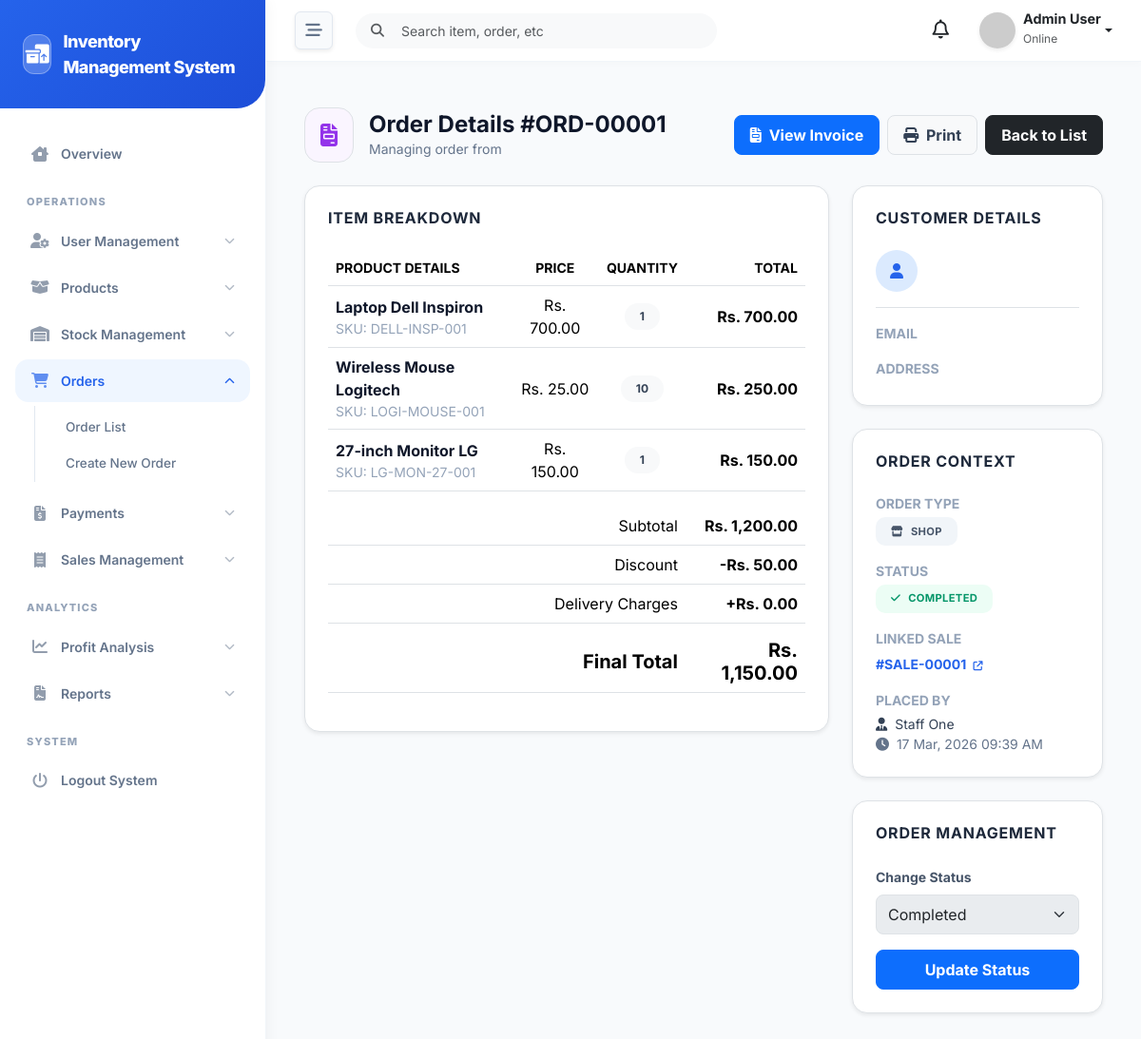
The page /admin/orders/view.php?id=1 (signed in) on the database its author committed.
### tables this page shows
CREATE TABLE `orders` (
  `id` int(11) NOT NULL,
  `customer_id` int(11) DEFAULT NULL,
  `created_by` int(11) DEFAULT NULL,
  `order_type` enum('shop','online') DEFAULT 'shop',
  `total_amount` decimal(10,2) DEFAULT NULL,
  `discount` decimal(10,2) DEFAULT 0.00,
  `delivery_charges` decimal(10,2) DEFAULT 0.00,
  `final_amount` decimal(10,2) DEFAULT NULL,
  `status` enum('pending','completed','cancelled') DEFAULT 'pending',
  `created_at` timestamp NOT NULL DEFAULT current_timestamp(),
  `updated_at` timestamp NOT NULL DEFAULT current_timestamp() ON UPDATE current_timestamp()
);

CREATE TABLE `order_items` (
  `id` int(11) NOT NULL,
  `order_id` int(11) NOT NULL,
  `product_id` int(11) NOT NULL,
  `quantity` int(11) NOT NULL,
  `price` decimal(10,2) NOT NULL,
  `total` decimal(10,2) DEFAULT NULL,
  `created_at` timestamp NOT NULL DEFAULT current_timestamp()
);

CREATE TABLE `products` (
  `id` int(11) NOT NULL,
  `name` varchar(150) NOT NULL,
  `sku` varchar(100) DEFAULT NULL,
  `cost_price` decimal(10,2) NOT NULL,
  `selling_price` decimal(10,2) NOT NULL,
  `status` enum('active','inactive') DEFAULT 'active',
  `created_at` timestamp NOT NULL DEFAULT current_timestamp(),
  `updated_at` timestamp NOT NULL DEFAULT current_timestamp() ON UPDATE current_timestamp()
);

CREATE TABLE `sales` (
  `id` int(11) NOT NULL,
  `order_id` int(11) DEFAULT NULL,
  `customer_id` int(11) DEFAULT NULL,
  `total_amount` decimal(10,2) DEFAULT NULL,
  `discount` decimal(10,2) DEFAULT 0.00,
  `final_amount` decimal(10,2) DEFAULT NULL,
  `status` enum('pending','completed','cancelled') NOT NULL DEFAULT 'pending',
  `created_by` int(11) DEFAULT NULL,
  `created_at` timestamp NOT NULL DEFAULT current_timestamp(),
  `updated_at` timestamp NOT NULL DEFAULT current_timestamp() ON UPDATE current_timestamp()
);

CREATE TABLE `users` (
  `id` int(11) NOT NULL,
  `role_id` int(11) NOT NULL,
  `name` varchar(100) NOT NULL,
  `email` varchar(100) DEFAULT NULL,
  `phone` varchar(20) DEFAULT NULL,
  `password` varchar(255) NOT NULL,
  `status` enum('active','inactive') DEFAULT 'active',
  `created_at` timestamp NOT NULL DEFAULT current_timestamp(),
  `updated_at` timestamp NOT NULL DEFAULT current_timestamp() ON UPDATE current_timestamp()
);

### core/functions.php (called while the page is built, shortened)
<?php
function format_price($amount) {
    return "Rs. " . number_format($amount, 2);
}

### admin/orders/view.php (the view, shortened to what this page needs)
<?php
require_once __DIR__ . '/../../config/db.php';
require_once __DIR__ . '/../../core/functions.php';
$order_id = isset($_GET['id']) ? (int)$_GET['id'] : 0;
try {
    $order_stmt = $pdo->prepare("SELECT o.*, c.name as customer_name, c.email as customer_email, c.phone as customer_phone, c.address as customer_address, u.name as staff_name
                                FROM orders o
                                LEFT JOIN customers c ON o.customer_id = c.id
                                LEFT JOIN users u ON o.created_by = u.id
                                WHERE o.id = ?");
    $order_stmt->execute([$order_id]);
    $order = $order_stmt->fetch();
    $items_stmt = $pdo->prepare("SELECT oi.*, p.name as product_name, p.sku as product_sku
                                FROM order_items oi
                                JOIN products p ON oi.product_id = p.id
                                WHERE oi.order_id = ?");
    $items_stmt->execute([$order_id]);
    $items = $items_stmt->fetchAll();
} catch (PDOException $e) {
    die("Error fetching order details: " . $e->getMessage());
}
$page_title = "Order Details #ORD-" . str_pad($order['id'], 5, '0', STR_PAD_LEFT);
$page_icon = "fa-file-invoice";
include '../../includes/header.php';
include '../../includes/sidebar.php';
include '../../includes/navbar.php';
?>
<div class="px-3 py-4">
    <div class="d-flex align-items-center justify-content-between mb-4">
        <div class="d-flex align-items-center gap-3">
            <div class="p-3 bg-purple-50 text-purple-600 rounded-4 border border-purple-100">
                <i class="fa-solid <?= $page_icon ?> fa-xl"></i>
            </div>
            <div>
                <h1 class="h4 fw-bold text-slate-900 mb-0"><?= $page_title ?></h1>
                <p class="text-slate-500 small mb-0">Managing order from <?= htmlspecialchars($order['customer_name']) ?></p>
            </div>
        </div>
        <div class="d-flex gap-2">
            <a href="invoice/index.php?order_id=<?= $order['id'] ?>" class="btn btn-primary rounded-3 px-3 py-2 fw-bold" target="_blank">
                <i class="fa-solid fa-file-invoice me-1"></i> View Invoice
            </a>
            <button class="btn btn-light rounded-3 px-3 py-2 border fw-bold text-slate-700" onclick="window.print()">
                <i class="fa-solid fa-print me-1"></i> Print
            </button>
            <a href="index.php" class="btn btn-dark rounded-3 px-3 py-2 fw-bold">Back to List</a>
        </div>
    </div>
    <div class="row g-4">
        <div class="col-lg-8">
            <div class="bg-white p-4 rounded-4 border border-slate-100 shadow-sm mb-4">
                <h5 class="fw-bold text-slate-800 mb-4 h6 text-uppercase tracking-wider">Item Breakdown</h5>
                <div class="table-responsive">
                    <table class="table align-middle">
                        <thead>
                            <tr class="bg-slate-50 text-slate-500 small uppercase fw-bold">
                                <th>Product Details</th>
                                <th class="text-center">Price</th>
                                <th class="text-center">Quantity</th>
                                <th class="text-end">Total</th>
                            </tr>
                        </thead>
                        <tbody>
                            <?php foreach ($items as $item): ?>
                                <tr>
                                    <td>
                                        <div class="fw-bold text-slate-900"><?= htmlspecialchars($item['product_name']) ?></div>
                                        <div class="small text-slate-400">SKU: <?= htmlspecialchars($item['product_sku']) ?></div>
                                    </td>
                                    <td class="text-center"><?= format_price($item['price']) ?></td>
                                    <td class="text-center">
                                        <span class="badge bg-light text-slate-700 rounded-pill px-3 py-2"><?= $item['quantity'] ?></span>
                                    </td>
                                    <td class="text-end fw-bold"><?= format_price($item['total']) ?></td>
                                </tr>
                            <?php endforeach; ?>
                        </tbody>
                        <tfoot class="border-top-2">
                            <tr>
                                <td colspan="3" class="text-end text-slate-500 pt-4">Subtotal</td>
                                <td class="text-end pt-4 fw-bold text-slate-800"><?= format_price($order['total_amount']) ?></td>
                            </tr>
                            <tr>
                                <td colspan="3" class="text-end text-rose-500">Discount</td>
                                <td class="text-end text-rose-500 fw-bold">-<?= format_price($order['discount']) ?></td>
                            </tr>
                            <tr>
                                <td colspan="3" class="text-end text-indigo-600">Delivery Charges</td>
                                <td class="text-end text-indigo-600 fw-bold">+<?= format_price($order['delivery_charges']) ?></td>
                            </tr>
                            <tr class="border-top">
                                <td colspan="3" class="text-end h5 fw-bold text-slate-900 pt-3">Final Total</td>
                                <td class="text-end h5 fw-bold text-blue-600 pt-3"><?= format_price($order['final_amount']) ?></td>
                            </tr>
                        </tfoot>
                    </table>
                </div>
            </div>
        </div>
        <div class="col-lg-4">
            <div class="bg-white p-4 rounded-4 border border-slate-100 shadow-sm mb-4">
                <h5 class="fw-bold text-slate-800 mb-4 h6 text-uppercase tracking-wider">Customer Details</h5>
                <div class="d-flex align-items-center gap-3 mb-3">
                    <div class="flex-shrink-0 bg-blue-100 text-blue-600 rounded-circle d-flex align-items-center justify-content-center" style="width: 44px; height: 44px;">
                        <i class="fa-solid fa-user"></i>
                    </div>
                </div>
                <div class="pt-3 border-top">
                    <div class="text-slate-400 small fw-bold mb-1">EMAIL</div>
                    <div class="text-slate-400 small fw-bold mb-1">ADDRESS</div>
                </div>
            </div>
            <div class="bg-white p-4 rounded-4 border border-slate-100 shadow-sm mb-4">
                <h5 class="fw-bold text-slate-800 mb-4 h6 text-uppercase tracking-wider">Order Context</h5>
                <div class="mb-3">
                    <div class="text-slate-400 small fw-bold mb-1">ORDER TYPE</div>
                    <span class="status-badge badge-<?= $order['order_type'] ?>">
                        <i class="fa-solid <?= $order['order_type'] == 'shop' ? 'fa-store' : 'fa-globe' ?>"></i>
                        <?= ucfirst($order['order_type']) ?>
                    </span>
                </div>
                <div class="mb-3">
                    <div class="text-slate-400 small fw-bold mb-1">STATUS</div>
                    <span class="status-badge badge-<?= $order['status'] ?>">
                        <i class="fa-solid <?= $order['status'] == 'completed' ? 'fa-check' : ($order['status'] == 'pending' ? 'fa-clock' : 'fa-xmark') ?>"></i>
                        <?= ucfirst($order['status']) ?>
                    </span>
                </div>
                <?php
                    $sale_stmt = $pdo->prepare("SELECT id FROM sales WHERE order_id = ?");
                    $sale_stmt->execute([$order['id']]);
                    $linked_sale = $sale_stmt->fetch();
                ?>
                <?php if ($linked_sale): ?>
                <div class="mb-3">
                    <div class="text-slate-400 small fw-bold mb-1">LINKED SALE</div>
                    <a href="../sales/view.php?id=<?= $linked_sale['id'] ?>" class="fw-bold text-blue-600 small">
                        #SALE-<?= str_pad($linked_sale['id'], 5, '0', STR_PAD_LEFT) ?>
                        <i class="fa-solid fa-arrow-up-right-from-square ms-1" style="font-size:10px"></i>
                    </a>
                </div>
                <?php endif; ?>
                <div class="mb-0">
                    <div class="text-slate-400 small fw-bold mb-1">PLACED BY</div>
                    <div class="small text-slate-700"><i class="fa-solid fa-user-tie me-1"></i> <?= htmlspecialchars($order['staff_name']) ?></div>
                    <div class="small text-slate-500"><i class="fa-solid fa-clock me-1"></i> <?= date('d M, Y h:i A', strtotime($order['created_at'])) ?></div>
                </div>
            </div>
            <div class="bg-white p-4 rounded-4 border border-slate-100 shadow-sm">
                <h5 class="fw-bold text-slate-800 mb-4 h6 text-uppercase tracking-wider">Order Management</h5>
                <form method="POST">
                    <div class="mb-3">
                        <label class="form-label small fw-bold text-slate-600">Change Status</label>
                        <select name="status" class="form-select rounded-3 py-2" <?= in_array($order['status'], ['cancelled', 'completed']) ? 'disabled' : '' ?>>
                            <option value="completed" <?= $order['status'] == 'completed' ? 'selected' : '' ?>>Completed</option>
                        </select>
                    </div>
                    <?php if ($order['status'] != 'cancelled'): ?>
                        <button type="submit" class="btn btn-primary w-100 py-2 rounded-3 fw-bold">Update Status</button>
                    <?php else: ?>
                        <div class="alert alert-danger small p-2 text-center mb-0 rounded-3">
                            <i class="fa-solid fa-circle-exclamation me-1"></i> Order is cancelled and stock has been restored.
                        </div>
                    <?php endif; ?>
                </form>
            </div>
        </div>
    </div>
</div>
<?php include '../../includes/footer.php'; ?>

### includes/header.php (style rules this page uses)
:root { --primary-bg: #f8fafc; --sidebar-bg: #ffffff; --sidebar-color: #64748b; --sidebar-active-bg: #eff6ff; --sidebar-active-color: #2563eb; --primary-brand: #2563eb; --header-bg: #ffffff; --text-dark: #1e293b; --transition-speed: 0.3s; }
body { font-family: 'Inter', sans-serif; background-color: var(--primary-bg); color: var(--text-dark); overflow-x: hidden; }

### includes/sidebar.php (style rules this page uses)
:root { --primary-blue: #2563eb; --primary-green: #10b981; --sidebar-bg: #ffffff; --nav-text: #64748b; --nav-active-bg: #eff6ff; --nav-active-text: #2563eb; }

### admin/orders/view.php (style rules this page uses)
.status-badge { padding: 0.4rem 1rem; border-radius: 10px; font-size: 0.7rem; font-weight: 700; text-transform: uppercase; letter-spacing: 0.03em; display: inline-flex; align-items: center; gap: 0.5rem; }
.badge-completed { background: #ecfdf5; color: #059669; }
.badge-shop { background: #f1f5f9; color: #475569; }

### rows shown on the page
orders: id "Order Details #ORD-00001", total_amount "Rs. 1,200.00", discount "Rs. 50.00", delivery_charges "Rs. 0.00", final_amount "Rs. 1,150.00", order_type "SHOP", status "COMPLETED", created_by.name "Staff One", created_at "17 Mar, 2026 09:39 AM", status "Completed"
order_items: product.name "Laptop Dell Inspiron", product.sku "DELL-INSP-001", price "Rs. 700.00", quantity "1", total "Rs. 700.00"
order_items: product.name "Wireless Mouse Logitech", product.sku "LOGI-MOUSE-001", price "Rs. 25.00", quantity "10", total "Rs. 250.00"
order_items: product.name "27-inch Monitor LG", product.sku "LG-MON-27-001", price "Rs. 150.00", quantity "1", total "Rs. 150.00"
sales: id "00001"

### other values the page prints
APP_NAME "Inventory Management System"
$user_name "Admin User"
